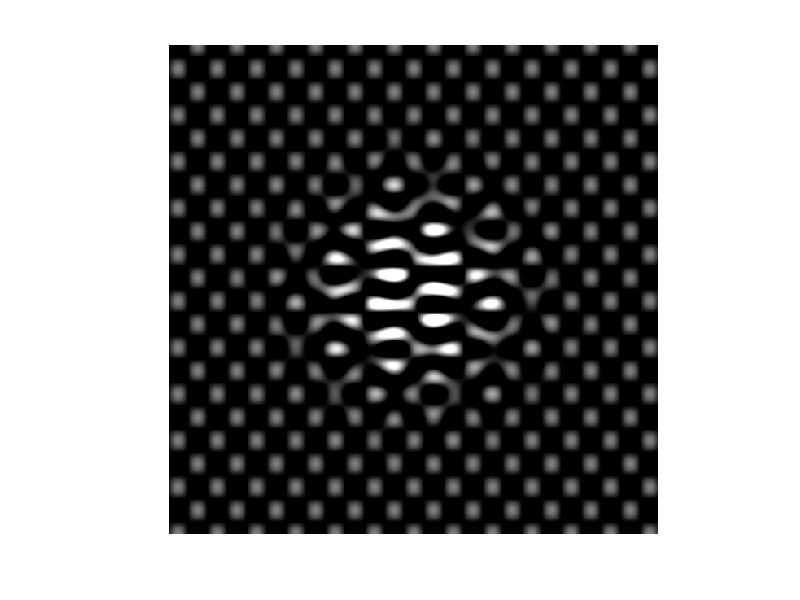
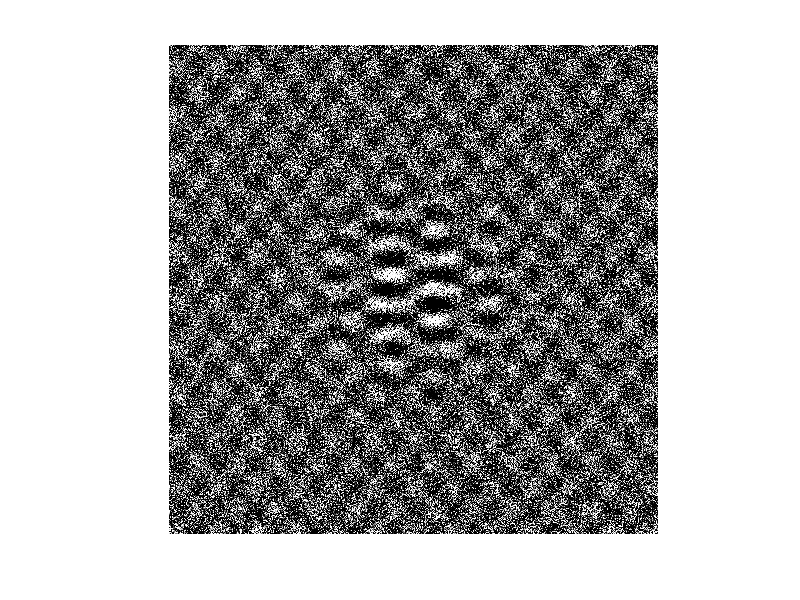
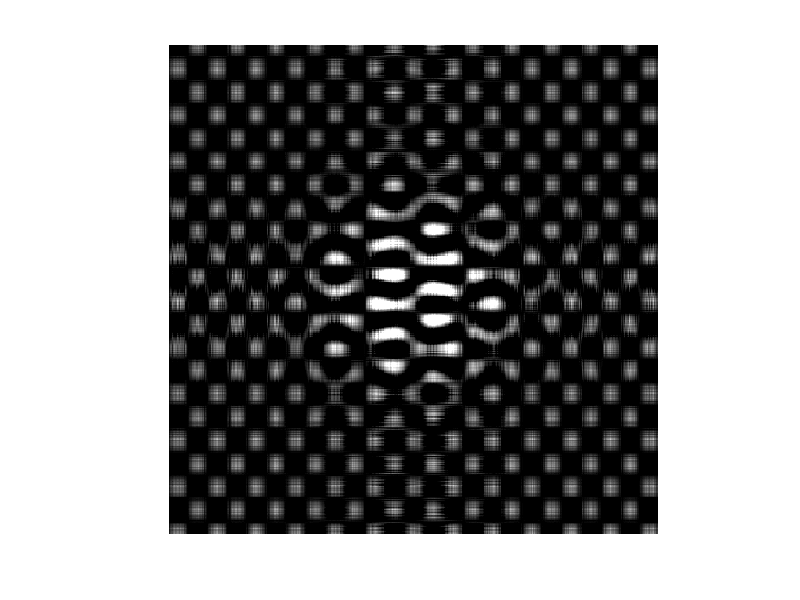
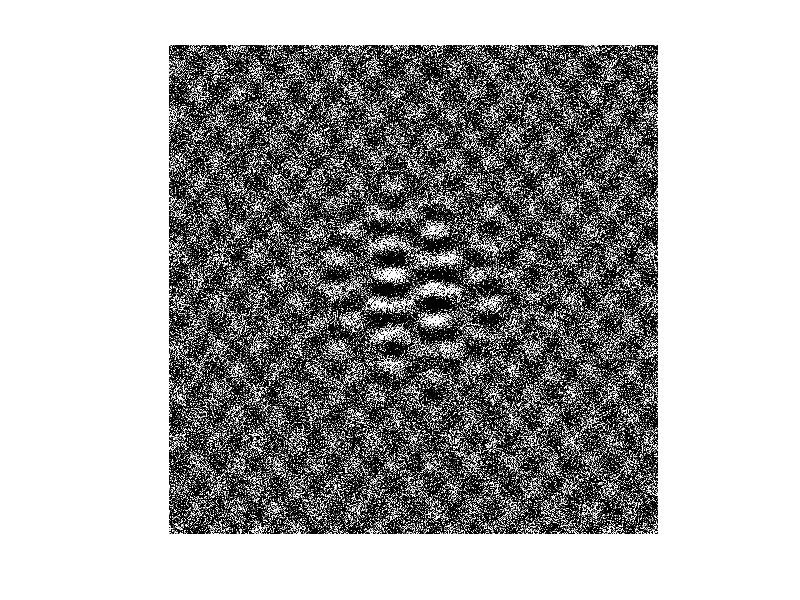

These figures' MATLAB source, in order:
% Summary:
% This script performs the following tasks:
% 
% 1. Generates synthetic data matrices using trigonometric and exponential functions.
% 2. Adds Gaussian noise to the generated matrix.
% 3. Applies Singular Value Decomposition (SVD) to the noisy data.
% 4. Reconstructs a cleaned matrix by retaining only the significant singular values.
% 5. Reconstructs another matrix that captures 90% of the energy in the singular values.
% 6. Visualizes the original, noisy, cleaned, and energy-captured matrices as images.


% Plots singular values and their cumulative energy for analysis.% Clear all variables, close all figures, and clear the command window
clear all, close all, clc

% Create a time vector from -3 to 3 with a step size of 0.01
t = (-3:.01:3)';

% Define a true U matrix with the first column being a modulated cosine wave
% and the second column being a sine wave
Utrue = [cos(17*t).*exp(-t.^2) sin(11*t)];

% Define a diagonal matrix S with values 2 and 0.5 on the diagonal
Strue = [2 0; 0 .5];

% Define a true V matrix with the first column being a modulated sine wave
% and the second column being a cosine wave
Vtrue = [sin(5*t).*exp(-t.^2) cos(13*t)];

% Compute the matrix X as Utrue * Strue * Vtrue'
X = Utrue*Strue*Vtrue';

% Display the matrix X as an image
figure, imshow(X);

%%
% Add Gaussian noise to the matrix X with standard deviation sigma = 1
sigma = 1;
Xnoisy = X + sigma * randn(size(X));

% Display the noisy matrix as an image
figure, imshow(Xnoisy);

%%
% Perform Singular Value Decomposition (SVD) on the noisy matrix Xnoisy
[U, S, V] = svd(Xnoisy);

% Get the number of rows in the noisy matrix
N = size(Xnoisy, 1);

% Define a cutoff threshold for singular values based on the noise level
cutoff = (4 / sqrt(3)) * sqrt(N) * sigma;

% Find the rank r by selecting singular values greater than the cutoff
r = max(find(diag(S) > cutoff));

% Reconstruct the matrix X using only the top r singular values and vectors
Xclean = U(:, 1:r) * S(1:r, 1:r) * V(:, 1:r)';

% Display the cleaned (denoised) matrix as an image
figure, imshow(Xclean);

%%
% Compute the cumulative sum of the singular values normalized by their total sum
cdS = cumsum(diag(S)) ./ sum(diag(S));

% Find the rank r90 that captures 90% of the total energy
r90 = min(find(cdS > 0.90));

% Reconstruct the matrix X using the top r90 singular values and vectors
X90 = U(:, 1:r90) * S(1:r90, 1:r90) * V(:, 1:r90)';

% Display the 90% energy-reconstructed matrix as an image
figure, imshow(X90);

%% Plot singular values
figure
% Plot the singular values on a logarithmic scale (semilog) with circles
semilogy(diag(S), '-ok', 'LineWidth', 1.5)
hold on, grid on
% Highlight the top r singular values in red
semilogy(diag(S(1:r, 1:r)), 'or', 'LineWidth', 1.5)
% Plot the cutoff threshold as a red dashed line
plot([-20 N+20], [cutoff cutoff], 'r--', 'LineWidth', 2)
% Set axis limits and add a rectangle around certain values
axis([-10 610 .003 300])
rectangle('Position', [-5, 20, 100, 200], 'LineWidth', 2, 'LineStyle', '--')

% Plot the singular values again, with similar details but different axis limits
figure
semilogy(diag(S), '-ok', 'LineWidth', 1.5)
hold on, grid on
semilogy(diag(S(1:r, 1:r)), 'or', 'LineWidth', 1.5)
plot([-20 N+20], [cutoff cutoff], 'r--', 'LineWidth', 2)
axis([-5 100 20 200])

% Plot the cumulative energy as a function of singular values
figure
plot(cdS, '-ok', 'LineWidth', 1.5)
hold on, grid on
% Highlight the values capturing 90% and all energy up to r and r90
plot(cdS(1:r90), 'ob', 'LineWidth', 1.5)
plot(cdS(1:r), 'or', 'LineWidth', 1.5)
% Customize axis ticks and limits
set(gca, 'XTick', [0 300 r90 600], 'YTick', [0 .5 0.9 1.0])
xlim([-10 610])
% Add a dashed line indicating the rank r90 capturing 90% energy
plot([r90 r90 -10], [0 0.9 0.9], 'b--', 'LineWidth', 1.5)
